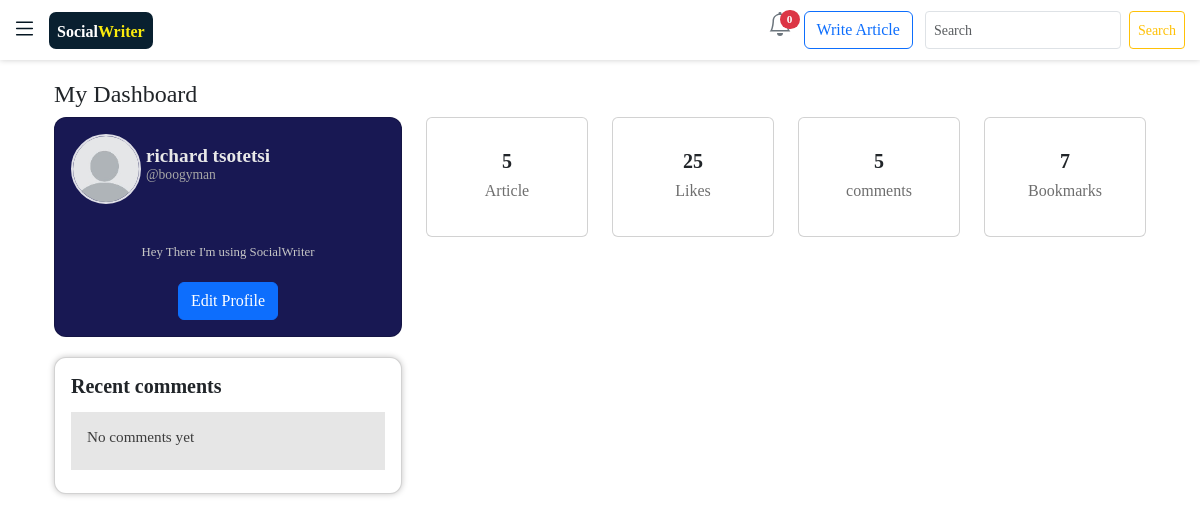
Page /dashboard/ (signed in) on the committed database.
### users/models.py (models this page shows, shortened)
class Profile(models.Model):
    name = models.OneToOneField(User, on_delete=models.CASCADE ,default=1 ) # this has the username inside
    bio = models.CharField(max_length=150,blank=True, default="Hey There I'm using SocialWriter ")
    avatar = models.ImageField(null=True, upload_to="blogyapp/images/profiles_img", default="default.jpg")
    following = models.ManyToManyField(User,related_name="following", blank=True)
    followers = models.IntegerField(default=0)
    date_created = models.DateTimeField(auto_now=True)
    liked_articles = models.ManyToManyField("blogyapp.Entry",related_name="liked_articles", blank=True)
    bookmarked_articles = models.ManyToManyField("blogyapp.Entry",related_name="bookmarked_articles", blank=True)
    twitter_link = models.URLField(blank=True, null=True)
    linkedin_link = models.URLField(blank=True, null=True)
    personal_link = models.URLField(blank=True, null=True)
    class Meta:
        ordering = ["-date_created"]
    def profiles_posts(self):
        return self.entry_set.all()

### blogyapp/views.py (the view)
# urls.py: path('dashboard/',  views.dashboard , name="dashboard"),
def dashboard(request):
    profile =Profile.objects.get(name = request.user ) #Profile of a specific user
    profile_posts = profile.profiles_posts()
    profile_comments = Comments.objects.filter(profile = profile).order_by("-date_created")
    my_profile = Profile.objects.get(name =request.user)
    followings = my_profile.following.all()  # people that the logged in user follows
    context ={"profile":profile,
              "followings":followings,
              "profile_posts":profile_posts,
             "profile_comments":profile_comments,
              }
    return render (request , "blogyapp/dashboard.html",context )

### blogyapp/templates/blogyapp/dashboard.html (shortened to what this page needs)
{% extends 'blogyapp/base.html' %}
  {% load bootstrap5 %}
  {% load static %}
  {% load read-time %}
{% block content %}
<div style="margin-top: 20px;width:93%" class="container-fluid">
    <h4> My Dashboard </h4>
    <div class="row">
        <div class="col-4">
                <div class="card card-body" style="background-color:rgb(24, 24, 83);border-radius: 12px !important;margin-bottom: 20px;">
                    <div class="d-flex " style="margin-bottom: 5px;">
                        <img class="avatar" src="{{profile.avatar.url}}">
                        <span style="font-size: 0.9rem;font-weight: 600;margin-left: 5px;padding-top:10px;">
                            <h6 style="margin-bottom: 0cm;margin-top: 0cm;font-size: 1.2rem;color: rgb(232, 232, 232);font-weight: 600;" >{{profile.name.get_full_name}}</h6>
                            <h6 style="margin-bottom: 0cm;margin-top: 0cm;font-size: 0.85rem;color: rgb(166, 166, 166);"> @{{profile.name}} </h6>
                        </span>
                    </div>
                    <center>
                        <div class="container-fluid" style="width: 80%;margin-top: 10px;">
                           <br>
                        </div>
                        <p style="color: rgb(198, 198, 198);font-size: 0.8rem; margin-bottom: 20px;">
                            {{profile.bio}}
                        </p>
                        <a href="{% url 'blogyapp:edit_profile' profile.id %}" class="btn btn-primary btn-md" > Edit Profile </a>
                    </center>
                </div>
                <div class="card card-body d-none d-md-block" style="box-shadow: 0 0 6px rgb(198, 197, 197);border-radius: 12px !important;">
                    <h5 style="margin-bottom: 14px;"><strong>Recent comments</strong> </h5>
                     {% for comment in profile_comments %}
                     <div style="margin-bottom: 7px; background-color: rgba(230, 230, 230, 0.449);">
                         <h6 class="card-body" style="font-size: 0.95rem;color:rgb(60, 60, 60);"> {{comment.comment}} </h6>
                     </div>
                     {% empty %}
                     <div class="card-body" style="margin-bottom: 7px; background-color: rgb(230, 230, 230);">
                         <h6 style="font-size: 0.95rem;color:rgb(60, 60, 60);">No comments yet </h6>
                     </div>
                     {% endfor %}
                 </div>
        </div>
        <div class="col-8">
            <div class="row">
                <div class="col-md-3">
                    <div class="card card-body" style="height: 120px;">
                        <center>
                            <h5 style="margin-top: 15px;" ><strong> 5 </strong></h5>
                            <h6 style="color: rgb(110, 110, 110);"> Article </h6>
                        </center>
                    </div>
                </div>
                <div class="col-md-3">
                    <div class="card card-body" style="height: 120px;">
                        <center>
                            <h5 style="margin-top: 15px;"> <strong> 25 </strong></h5>
                            <h6 style="color: rgb(110, 110, 110);"> Likes </h6>
                        </center>
                    </div>
                </div>
                <div class="col-md-3">
                    <div class="card card-body" style="height: 120px;">
                        <center>
                            <h5 style="margin-top: 15px;"><strong> 5 </strong></h5>
                            <h6 style="color: rgb(110, 110, 110);"> comments </h6>
                        </center>
                    </div>
                </div>
                <div class="col-md-3">
                    <div class="card card-body" style="height: 120px;">
                        <center>
                            <h5 style="margin-top: 15px;" ><strong> 7 </strong></h5>
                            <h6 style="color: rgb(110, 110, 110);"> Bookmarks </h6>
                        </center>
                    </div>
                </div>
            </div>
        </div>
    </div>
</div>
{% endblock content %}

### blogyapp/static/blogyapp/css/read.css (style rules this page uses)
body { background-color: rgb(255, 255, 255); }
a { text-decoration: none !important; color: rgb(50, 50, 50); }
.avatar { border-radius: 50%; border: 2px rgba(255, 255, 255, 0.861) solid !important; width: 70px !important; height: 70px !important; }
@media screen and (min-width:371px) { .avatar { border-radius: 50%; border: 3px white solid; width: 150px; height: 150px; } }
@media screen and (min-width:790px) { .avatar { border-radius: 50%; border: 3px white solid; width: 180px; height: 180px; } }
@media screen and (min-width:1070px) { .avatar { border-radius: 50%; border: 3px white solid; width: 220px; height: 220px; } }

### rows in the picture
Profile: avatar (placeholder picture), name.get_full_name "richard tsotetsi", name "boogyman", bio "Hey There I'm using SocialWriter"

### other values in the picture
{{ all_notifications.count }} "0"
